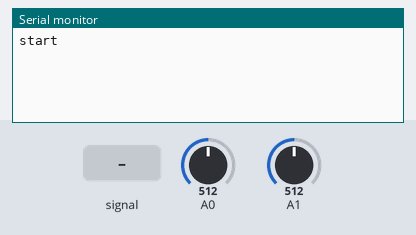
This sketch was run on a simulated Arduino Uno, built with avr-gcc and run on an emulated ATmega328P. Shown: the last lines printed to the serial monitor. The test bench sets the inputs (shaded band); at power-on: A1 = 512, A0 = 512.

Above: at 1.2 s.
1.3 s: A0 fed a 200 Hz sine of ±81 counts around its level
At 1.51 s:
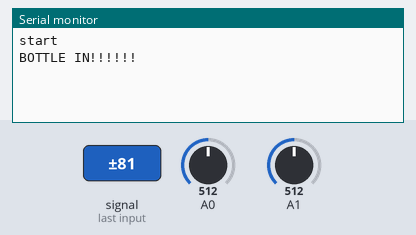
3.4 s: A1 set to 492
At 3.64 s:
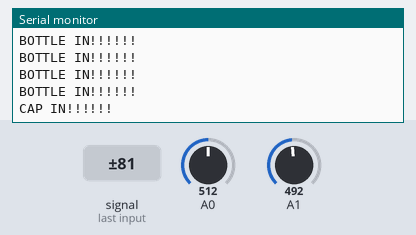

The sketch:

photo_reflecter.ino
```cpp
//********************************************************************
//* フォトリフレクタからの入力を表示するプログラム
//********************************************************************

const int sensorNum = 2;//フォトリフレクタの数
int analogPins[sensorNum];//アナログピン
int val[sensorNum];//ループごとのそれぞれのフォトリフレクタの値
int firstVal[sensorNum];//それぞれのフォトリフレクタの初期値
int recDiff = 3;//いくつ変化したらINしたとみなすか
unsigned long startTime = 0.;//INしたときの時間
unsigned long span = 300.;//次のINの認識まで何ミリ秒待つか
boolean recognize = true;//今INを認識する状態か否か

void setup() {
  //Serial.begin(9600);
  Serial.begin(38400);
  Serial.println("start");

  for(int i = 0; i < sensorNum; i++){
    analogPins[i] = i;
    firstVal[i] = analogRead(analogPins[i]);
  }
}

void loop() {

  for(int i = 0; i < sensorNum; i++){
    val[i] = analogRead(analogPins[i]) ; //アナログ0番ピンからセンサ値を読み込み
  }

  for(int i = 0; i < sensorNum; i++){
    //Serial.print(i); // シリアルモニターへ表示
    //Serial.print(": "); // シリアルモニターへ表示
    //Serial.println(val[i]) ; // シリアルモニターへ表示

    if(val[i] < firstVal[i] - recDiff){
      if(recognize){
        if(i == 0){
          Serial.println("BOTTLE IN!!!!!!") ; // シリアルモニターへ表示(ボトル)
        }
        if(i == 1){
          Serial.println("CAP IN!!!!!!") ; // シリアルモニターへ表示(キャップ)
        }
        startTime = millis();
        recognize = false;
      }
    }
    if(millis() - startTime > span){
      recognize = true;
    }
  }

  delay(1); // 1ms待つ
}
```

Measured:
- the behaviour switches between 509 and 508 on A1 (found by bisection; images 1 and 2)
- after the input at 1.3 s, the serial monitor: prints a new line at once (image 1)
- after the input at 3.4 s, the serial monitor: prints a new line at once (image 2)
